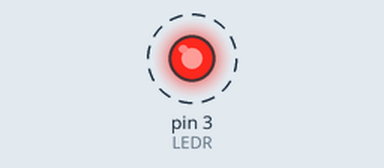
Recording of a sketch running on a simulated Arduino Uno, built with avr-gcc and run on an emulated ATmega328P. Shown: output pins drawn as LEDs (lit = HIGH). Dashed ring = blinking.

Above: at 0.05 s.
Timing chart, 0 to 3.0 s (numbered marks = the images above):
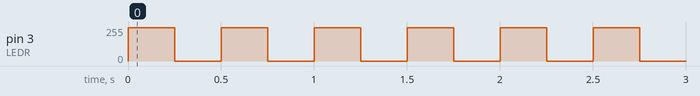

The sketch:

LED_gradually_brightens_and_dim.ino
```cpp
int LEDR = 3;

void setup()
{
  pinMode(LEDR,OUTPUT);

}

void loop()
{
  analogWrite(LEDR, 0);
  analogWrite(LEDR, 10);
  analogWrite(LEDR, 20);
  analogWrite(LEDR, 30);
  analogWrite(LEDR, 40);
  analogWrite(LEDR, 50);
  analogWrite(LEDR, 60);
  analogWrite(LEDR, 70);
  analogWrite(LEDR, 80);
  analogWrite(LEDR, 90);
  analogWrite(LEDR, 100);
  analogWrite(LEDR, 110);
  analogWrite(LEDR, 120);
  analogWrite(LEDR, 130);
  analogWrite(LEDR, 140);
  analogWrite(LEDR, 150);
  analogWrite(LEDR, 160);
  analogWrite(LEDR, 170);
  analogWrite(LEDR, 180);
  analogWrite(LEDR, 200);
  analogWrite(LEDR, 210);
  analogWrite(LEDR, 220);
  analogWrite(LEDR, 230);
  analogWrite(LEDR, 240);
  analogWrite(LEDR, 250);
  delay(250);

    analogWrite(LEDR, 250);
  analogWrite(LEDR, 240);
  analogWrite(LEDR, 230);
  analogWrite(LEDR, 220);
  analogWrite(LEDR, 200);
  analogWrite(LEDR, 190);
  analogWrite(LEDR, 180);
  analogWrite(LEDR, 170);
  analogWrite(LEDR, 160);
  analogWrite(LEDR, 150);
  analogWrite(LEDR, 140);
  analogWrite(LEDR, 130);
  analogWrite(LEDR, 120);
  analogWrite(LEDR, 100);
  analogWrite(LEDR, 90);
  analogWrite(LEDR, 80);
  analogWrite(LEDR, 70);
  analogWrite(LEDR, 60);
  analogWrite(LEDR, 50);
  analogWrite(LEDR, 40);
  analogWrite(LEDR, 30);
  analogWrite(LEDR, 20);
  analogWrite(LEDR, 10);
  analogWrite(LEDR, 0);
  delay(250);

}
```

Measured:
- by itself, pin 3 (LEDR): alternates 250/255 for 0.25 s and 0/255 for 0.25 s
